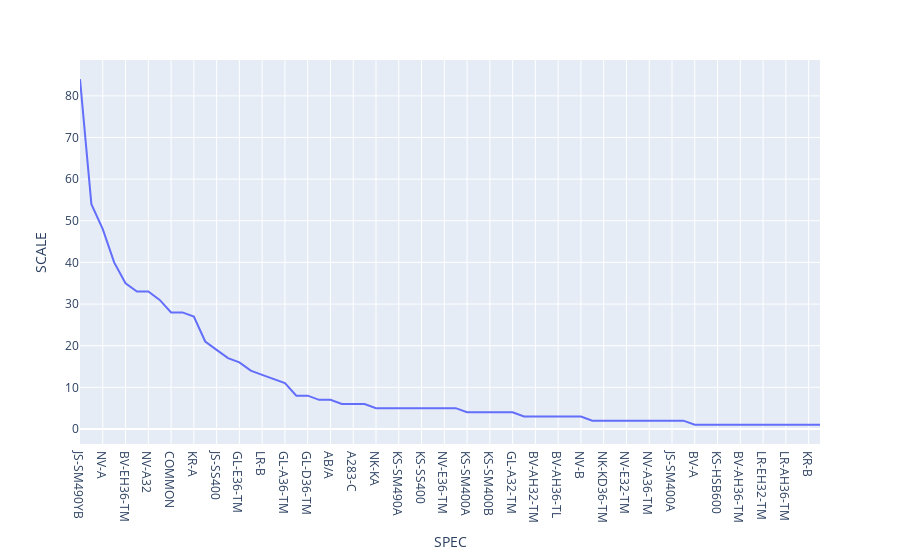

Notebook source saved alongside this figure:
### Code cell
px.line(plt01, x=plt01.index, y='SCALE')

### Figure 1 — Plotly figure (JSON) as saved in the notebook; plotly's stock layout.template omitted (floating-point values rounded to 4 significant figures)
{"data": [{"hovertemplate": "SPEC=%{x}<br>SCALE=%{y}<extra></extra>", "legendgroup": "", "line": {"color": "#636efa", "dash": "solid"}, "marker": {"symbol": "circle"}, "mode": "lines", "name": "", "orientation": "v", "showlegend": false, "type": "scatter", "x": ["JS-SM490YB", "LR-A", "NV-A", "PILAC-BT33", "BV-EH36-TM", "LR-AH32", "NV-A32", "JS-SM490A", "COMMON", "BV-B", "KR-A", "SA283-C", "JS-SS400", "AB/EH36-TM", "GL-E36-TM", "BV-AH32", "LR-B", "NK-KA32", "GL-A36-TM", "GL-A32", "GL-D36-TM", "KS-SM490B", "AB/A", "GL-E32-TM", "A283-C", "AB/B", "NK-KA", "JS-SM490YA", "KS-SM490A", "AB/AH32", "KS-SS400", "JS-SM400B", "NV-E36-TM", "NV-D36-TM", "KS-SM400A", "NV-D32-TM", "KS-SM400B", "V42JBN3", "GL-A32-TM", "NV-A32-TM", "BV-AH32-TM", "KR-AH32", "BV-AH36-TL", "GL-A", "NV-B", "LR-EH36-TM", "NK-KD36-TM", "KS-HSB500", "NV-E32-TM", "API-2W-50T", "NV-A36-TM", "AB/EH32-TM", "JS-SM400A", "A516-60", "BV-A", "A709-36", "KS-HSB600", "NK-KA32-TM", "BV-AH36-TM", "BV-EH32-TM", "LR-EH32-TM", "CCS-B", "LR-AH36-TM", "LR-AH36", "KR-B", "A131-DH36TM"], "xaxis": "x", "y": [84, 54, 48, 40, 35, 33, 33, 31, 28, 28, 27, 21, 19, 17, 16, 14, 13, 12, 11, 8, 8, 7, 7, 6, 6, 6, 5, 5, 5, 5, 5, 5, 5, 5, 4, 4, 4, 4, 4, 3, 3, 3, 3, 3, 3, 2, 2, 2, 2, 2, 2, 2, 2, 2, 1, 1, 1, 1, 1, 1, 1, 1, 1, 1, 1, 1], "yaxis": "y"}], "layout": {"legend": {"tracegroupgap": 0}, "margin": {"t": 60}, "xaxis": {"anchor": "y", "domain": [0, 1], "title": {"text": "SPEC"}}, "yaxis": {"anchor": "x", "domain": [0, 1], "title": {"text": "SCALE"}}}}
